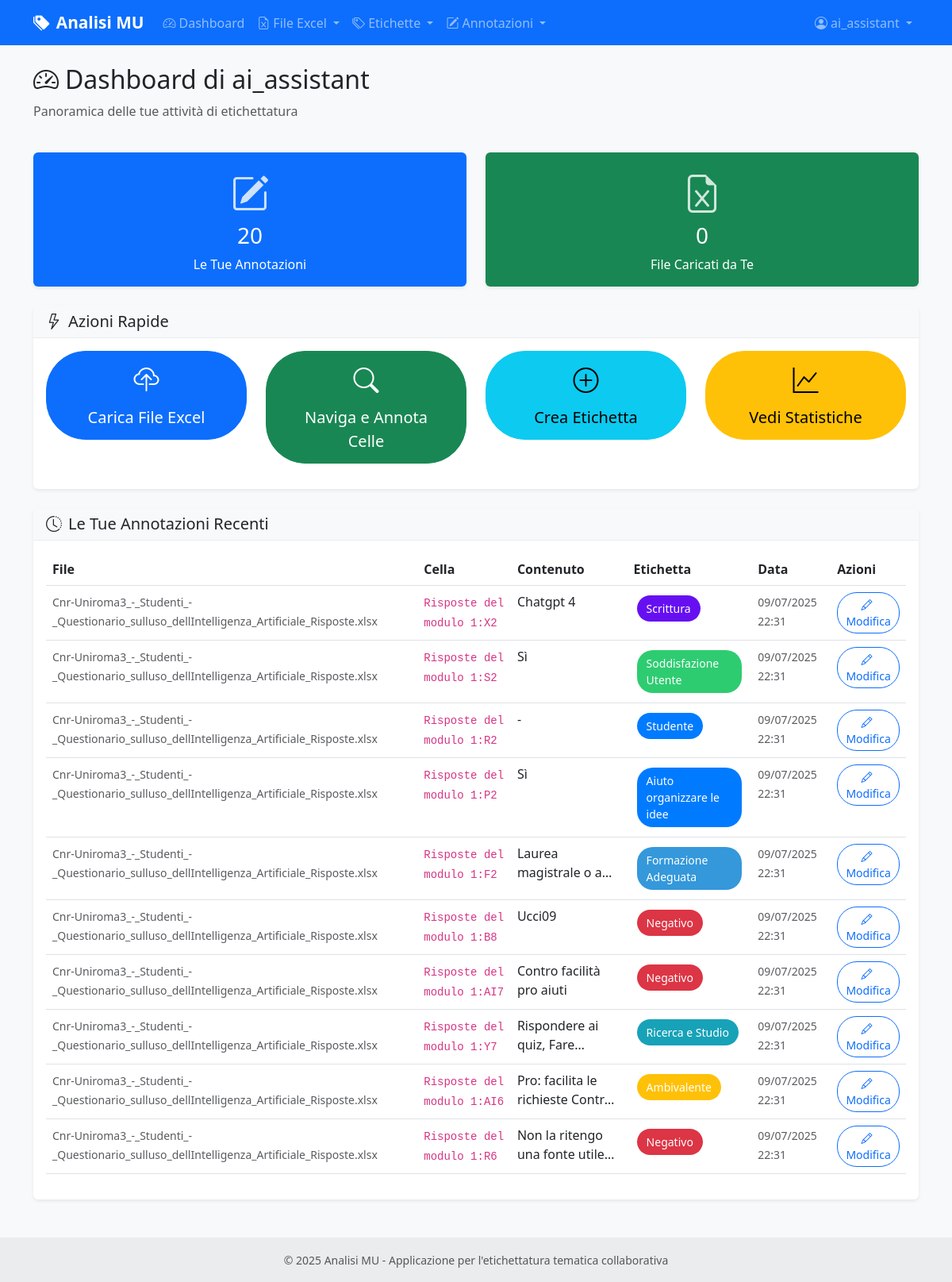
Page /dashboard (signed in) on the earlier database version.
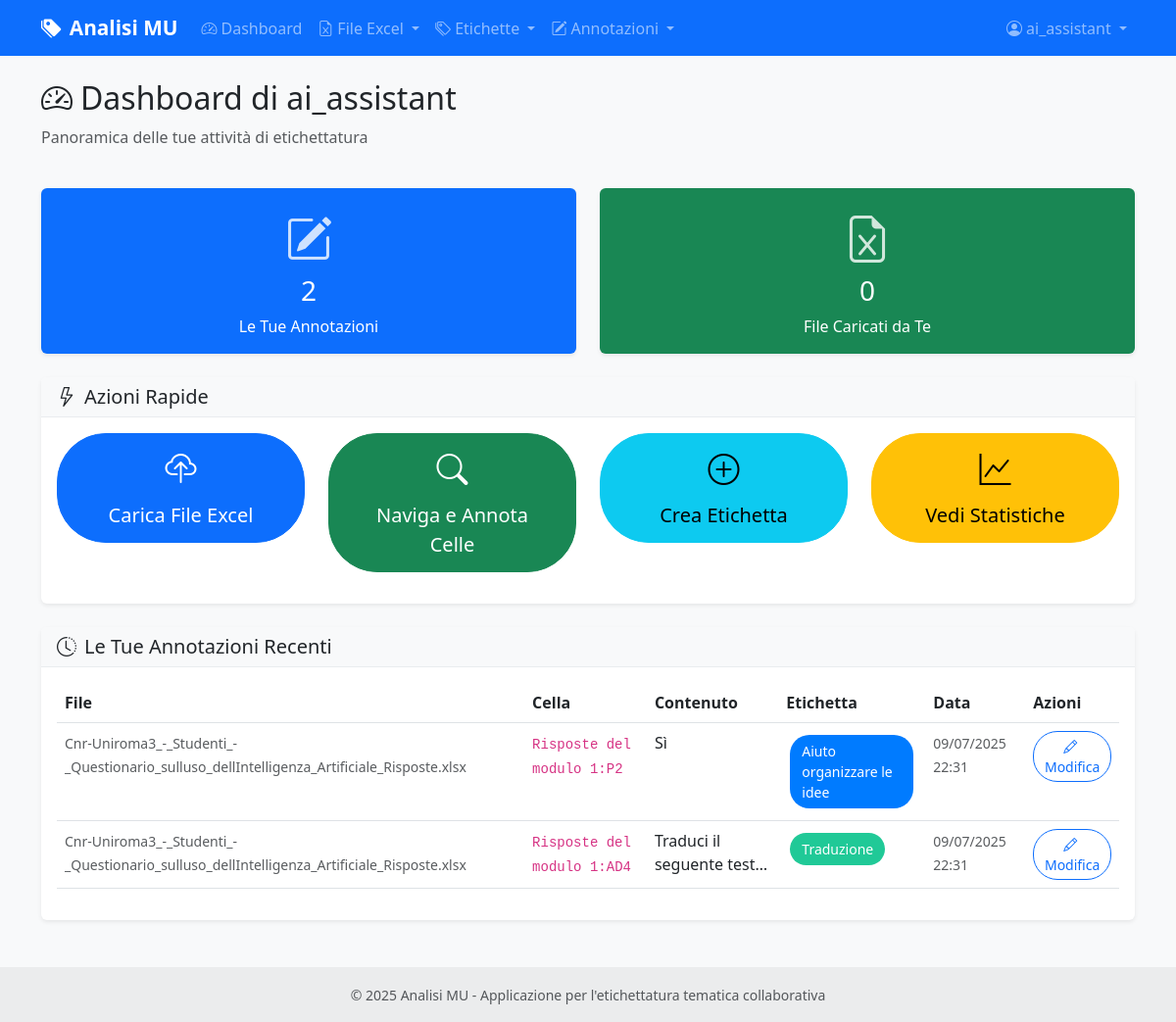
Same page on the later database version.
### models.py (models this page shows, shortened)
class User(UserMixin, db.Model):
    id = db.Column(db.Integer, primary_key=True)
    username = db.Column(db.String(80), unique=True, nullable=False)
    email = db.Column(db.String(120), unique=True, nullable=False)
    password_hash = db.Column(db.String(255), nullable=False)
    role = db.Column(db.String(20), default='annotatore')  # 'amministratore' o 'annotatore'
    is_active = db.Column(db.Boolean, default=True)
    last_login = db.Column(db.DateTime)
    created_at = db.Column(db.DateTime, default=datetime.utcnow)
    updated_at = db.Column(db.DateTime, default=datetime.utcnow, onupdate=datetime.utcnow)
    annotations = db.relationship('CellAnnotation', foreign_keys='CellAnnotation.user_id', backref='user', lazy=True)
    def can_manage_users(self):
        return self.role == 'amministratore'

class CellAnnotation(db.Model):
    id = db.Column(db.Integer, primary_key=True)
    text_cell_id = db.Column(db.Integer, db.ForeignKey('text_cell.id'), nullable=False)
    label_id = db.Column(db.Integer, db.ForeignKey('label.id'), nullable=False)
    user_id = db.Column(db.Integer, db.ForeignKey('user.id'), nullable=False)
    created_at = db.Column(db.DateTime, default=datetime.utcnow)
    updated_at = db.Column(db.DateTime, default=datetime.utcnow, onupdate=datetime.utcnow)
    is_ai_generated = db.Column(db.Boolean, default=False)
    ai_confidence = db.Column(db.Float)  # Confidence score 0-1
    ai_model = db.Column(db.String(100))  # Modello AI utilizzato
    ai_provider = db.Column(db.String(20))  # Provider AI (ollama/openrouter)
    status = db.Column(db.String(20), default='active')  # active, pending_review, rejected
    reviewed_by = db.Column(db.Integer, db.ForeignKey('user.id'))  # Chi ha approvato/rifiutato
    reviewed_at = db.Column(db.DateTime)
    text_cell = db.relationship('TextCell', backref='annotations')
    reviewer = db.relationship('User', foreign_keys=[reviewed_by])

class ExcelFile(db.Model):
    id = db.Column(db.Integer, primary_key=True)
    filename = db.Column(db.String(255), nullable=False)
    original_filename = db.Column(db.String(255), nullable=False)
    file_path = db.Column(db.String(500), nullable=False)
    uploaded_by = db.Column(db.Integer, db.ForeignKey('user.id'), nullable=False)
    uploaded_at = db.Column(db.DateTime, default=datetime.utcnow)
    uploader = db.relationship('User', backref='uploaded_files')
    text_cells = db.relationship('TextCell', backref='excel_file', lazy=True, cascade='all, delete-orphan')

class TextCell(db.Model):
    id = db.Column(db.Integer, primary_key=True)
    excel_file_id = db.Column(db.Integer, db.ForeignKey('excel_file.id'), nullable=False)
    sheet_name = db.Column(db.String(100), nullable=False)
    row_index = db.Column(db.Integer, nullable=False)
    column_index = db.Column(db.Integer, nullable=False)
    column_name = db.Column(db.String(100))
    text_content = db.Column(db.Text, nullable=False)
    created_at = db.Column(db.DateTime, default=datetime.utcnow)
    @property
    def cell_reference(self):
        from openpyxl.utils import get_column_letter
        return f"{get_column_letter(self.column_index + 1)}{self.row_index + 1}"

class Label(db.Model):
    id = db.Column(db.Integer, primary_key=True)
    name = db.Column(db.String(100), nullable=False, unique=True)
    description = db.Column(db.Text)
    category_id = db.Column(db.Integer, db.ForeignKey('category.id'), nullable=True)
    category = db.Column(db.String(50))  # Manteniamo per compatibilità, sarà deprecato
    color = db.Column(db.String(7), default='#007bff')  # Colore HEX
    created_at = db.Column(db.DateTime, default=datetime.utcnow)
    updated_at = db.Column(db.DateTime, default=datetime.utcnow, onupdate=datetime.utcnow)
    annotations = db.relationship('CellAnnotation', backref='label', lazy=True, cascade='all, delete-orphan')
    category_obj = db.relationship('Category', foreign_keys=[category_id], back_populates='labels')

### routes/main.py (the view)
@main_bp.route('/dashboard')
@login_required
def dashboard():
    user_stats = {
        'my_annotations': CellAnnotation.query.filter_by(user_id=current_user.id).count(),
        'my_files': ExcelFile.query.filter_by(uploaded_by=current_user.id).count(),
    }
    recent_annotations = db.session.query(CellAnnotation, TextCell, Label)\
        .join(TextCell)\
        .join(Label)\
        .filter(CellAnnotation.user_id == current_user.id)\
        .order_by(CellAnnotation.created_at.desc())\
        .limit(10)\
        .all()
    return render_template('main/dashboard.html',
                         user_stats=user_stats,
                         recent_annotations=recent_annotations)

### templates/main/dashboard.html (shortened to what this page needs)
{% extends "base.html" %}
{% block content %}
<div class="row mb-4">
    <div class="col-12">
        <h2>
            <i class="bi bi-speedometer2 me-2"></i>Dashboard di {{ current_user.username }}
        </h2>
        <p class="text-muted">Panoramica delle tue attività di etichettatura</p>
    </div>
</div>
<div class="row mb-4">
    <div class="col-md-6">
        <div class="card bg-primary text-white stat-card">
            <div class="card-body text-center">
                <i class="bi bi-pencil-square stat-icon mb-3"></i>
                <h3 class="card-title">{{ user_stats.my_annotations }}</h3>
                <p class="card-text">Le Tue Annotazioni</p>
            </div>
        </div>
    </div>
    <div class="col-md-6">
        <div class="card bg-success text-white stat-card">
            <div class="card-body text-center">
                <i class="bi bi-file-earmark-excel stat-icon mb-3"></i>
                <h3 class="card-title">{{ user_stats.my_files }}</h3>
                <p class="card-text">File Caricati da Te</p>
            </div>
        </div>
    </div>
</div>
<div class="row mb-4">
    <div class="col-12">
        <div class="card">
            <div class="card-header">
                <h5 class="mb-0">
                    <i class="bi bi-lightning me-2"></i>Azioni Rapide
                </h5>
            </div>
            <div class="card-body">
                <div class="row">
                    <div class="col-md-3">
                        <a href="{{ url_for('excel.upload') }}" class="btn btn-primary btn-lg w-100 mb-3">
                            <i class="bi bi-cloud-upload d-block mb-2" style="font-size: 2rem;"></i>
                            Carica File Excel
                        </a>
                    </div>
                    <div class="col-md-3">
                        <a href="{{ url_for('annotation.browse_annotations') }}" class="btn btn-success btn-lg w-100 mb-3">
                            <i class="bi bi-search d-block mb-2" style="font-size: 2rem;"></i>
                            Naviga e Annota Celle
                        </a>
                    </div>
                    <div class="col-md-3">
                        <a href="{{ url_for('labels.create_label') }}" class="btn btn-info btn-lg w-100 mb-3">
                            <i class="bi bi-plus-circle d-block mb-2" style="font-size: 2rem;"></i>
                            Crea Etichetta
                        </a>
                    </div>
                    <div class="col-md-3">
                        <a href="{{ url_for('statistics.overview') }}" class="btn btn-warning btn-lg w-100 mb-3">
                            <i class="bi bi-graph-up d-block mb-2" style="font-size: 2rem;"></i>
                            Vedi Statistiche
                        </a>
                    </div>
                </div>
            </div>
        </div>
    </div>
</div>
<div class="row">
    <div class="col-12">
        <div class="card">
            <div class="card-header">
                <h5 class="mb-0">
                    <i class="bi bi-clock-history me-2"></i>Le Tue Annotazioni Recenti
                </h5>
            </div>
            <div class="card-body">
                {% if recent_annotations %}
                <div class="table-responsive">
                    <table class="table table-hover">
                        <thead>
                            <tr>
                                <th>File</th>
                                <th>Cella</th>
                                <th>Contenuto</th>
                                <th>Etichetta</th>
                                <th>Data</th>
                                <th>Azioni</th>
                            </tr>
                        </thead>
                        <tbody>
                            {% for annotation, cell, label in recent_annotations %}
                            <tr>
                                <td>
                                    <small class="text-muted">{{ cell.excel_file.original_filename }}</small>
                                </td>
                                <td>
                                    <code>{{ cell.sheet_name }}:{{ cell.cell_reference }}</code>
                                </td>
                                <td>
                                    <div class="text-truncate-2" style="max-width: 200px;" title="{{ cell.text_content }}">
                                        {{ cell.text_content }}
                                    </div>
                                </td>
                                <td>
                                    <span class="label-display" style="background-color: {{ label.color }};">
                                        {{ label.name }}
                                    </span>
                                </td>
                                <td>
                                    <small class="text-muted">{{ annotation.created_at.strftime('%d/%m/%Y %H:%M') }}</small>
                                </td>
                                <td>
                                    <a href="{{ url_for('annotation.annotate_cell', cell_id=cell.id) }}"
                                       class="btn btn-sm btn-outline-primary">
                                        <i class="bi bi-pencil me-1"></i>Modifica
                                    </a>
                                </td>
                            </tr>
                            {% endfor %}
                        </tbody>
                    </table>
                </div>
                {% endif %}
            </div>
        </div>
    </div>
</div>
{% endblock %}

### templates/base.html (shortened to what this page needs)
<!DOCTYPE html>
<html lang="it">
<head>
    <link href="https://cdn.jsdelivr.net/npm/bootstrap@5.3.0/dist/css/bootstrap.min.css" rel="stylesheet">
    <link href="https://cdn.jsdelivr.net/npm/bootstrap-icons@1.10.0/font/bootstrap-icons.css" rel="stylesheet">
    <link href="{{ url_for('static', filename='css/style.css') }}" rel="stylesheet">
</head>
<body>
    <nav class="navbar navbar-expand-lg navbar-dark bg-primary">
        <div class="container">
            <a class="navbar-brand" href="{{ url_for('main.index') }}">
                <i class="bi bi-tags-fill me-2"></i>Analisi MU
            </a>
            <div class="collapse navbar-collapse" id="navbarNav">
                <ul class="navbar-nav me-auto">
                    {% if current_user.is_authenticated %}
                    <li class="nav-item">
                        <a class="nav-link" href="{{ url_for('main.dashboard') }}">
                            <i class="bi bi-speedometer2 me-1"></i>Dashboard
                        </a>
                    </li>
                    <li class="nav-item dropdown">
                        <a class="nav-link dropdown-toggle" href="#" id="excelDropdown" role="button" data-bs-toggle="dropdown">
                            <i class="bi bi-file-earmark-excel me-1"></i>File Excel
                        </a>
                    </li>
                    <li class="nav-item dropdown">
                        <a class="nav-link dropdown-toggle" href="#" id="labelsDropdown" role="button" data-bs-toggle="dropdown">
                            <i class="bi bi-tags me-1"></i>Etichette
                        </a>
                    </li>
                    <li class="nav-item dropdown">
                        <a class="nav-link dropdown-toggle" href="#" id="annotationDropdown" role="button" data-bs-toggle="dropdown">
                            <i class="bi bi-pencil-square me-1"></i>Annotazioni
                        </a>
                    </li>
                    {% endif %}
                </ul>
                <ul class="navbar-nav">
                    {% if current_user.is_authenticated %}
                    <li class="nav-item dropdown">
                        <a class="nav-link dropdown-toggle" href="#" id="userDropdown" role="button" data-bs-toggle="dropdown">
                            <i class="bi bi-person-circle me-1"></i>{{ current_user.username }}
                        </a>
                    </li>
                    {% endif %}
                </ul>
            </div>
        </div>
    </nav>
    <main class="container my-4">
        {% block content %}{% endblock %}
    </main>
    <footer class="bg-light text-center text-lg-start mt-5">
        <div class="text-center p-3" style="background-color: rgba(0, 0, 0, 0.05);">
            <small class="text-muted">
                © 2025 Analisi MU - Applicazione per l'etichettatura tematica collaborativa
            </small>
        </div>
    </footer>
</body>
</html>

### static/css/style.css (style rules this page uses)
:root { --primary-color: #007bff; --success-color: #28a745; --warning-color: #ffc107; --danger-color: #dc3545; --info-color: #17a2b8; --light-color: #f8f9fa; --dark-color: #343a40; }
body { font-family: 'Segoe UI', Tahoma, Geneva, Verdana, sans-serif; background-color: #f8f9fa; }
.navbar-brand { font-weight: 600; font-size: 1.3rem; }
.card { border: none; box-shadow: 0 0.125rem 0.25rem rgba(0, 0, 0, 0.075); transition: box-shadow 0.15s ease-in-out; }
.card-header { background-color: #f8f9fa; border-bottom: 1px solid #e9ecef; font-weight: 600; }
.label-display { display: inline-block; padding: 0.375rem 0.75rem; margin: 0.25rem; border-radius: 20px; font-size: 0.875rem; font-weight: 500; color: white; text-decoration: none; transition: all 0.2s ease; }
.btn { border-radius: 50px; font-weight: 500; transition: all 0.2s ease; }
.btn-sm { border-radius: 25px; }
.btn-lg { border-radius: 50px; padding: 0.75rem 2rem; }
.stat-card { transition: all 0.3s ease; }
.stat-icon { font-size: 3rem; opacity: 0.8; }
.text-truncate-2 { display: -webkit-box; -webkit-line-clamp: 2; -webkit-box-orient: vertical; overflow: hidden; }

Differences in the rows shown:
removed CellAnnotation: excel_file.original_filename "Cnr-Uniroma3_-_Studenti_-_Questionario_sulluso_dellIntelligenza_Artificiale_Risposte.xlsx", sheet_name "Risposte del modulo 1", cell_reference "X2", text_content "Chatgpt 4", name "Scrittura", created_at "09/07/2025 22:31"
removed CellAnnotation: excel_file.original_filename "Cnr-Uniroma3_-_Studenti_-_Questionario_sulluso_dellIntelligenza_Artificiale_Risposte.xlsx", sheet_name "Risposte del modulo 1", cell_reference "S2", text_content "Sì", name "Soddisfazione Utente", created_at "09/07/2025 22:31"
removed CellAnnotation: excel_file.original_filename "Cnr-Uniroma3_-_Studenti_-_Questionario_sulluso_dellIntelligenza_Artificiale_Risposte.xlsx", sheet_name "Risposte del modulo 1", cell_reference "R2", text_content "-", name "Studente", created_at "09/07/2025 22:31"
removed CellAnnotation: excel_file.original_filename "Cnr-Uniroma3_-_Studenti_-_Questionario_sulluso_dellIntelligenza_Artificiale_Risposte.xlsx", sheet_name "Risposte del modulo 1", cell_reference "F2", text_content "Laurea magistrale o…", name "Formazione Adeguata", created_at "09/07/2025 22:31"
removed CellAnnotation: excel_file.original_filename "Cnr-Uniroma3_-_Studenti_-_Questionario_sulluso_dellIntelligenza_Artificiale_Risposte.xlsx", sheet_name "Risposte del modulo 1", cell_reference "B8", text_content "Ucci09", name "Negativo", created_at "09/07/2025 22:31"
removed CellAnnotation: excel_file.original_filename "Cnr-Uniroma3_-_Studenti_-_Questionario_sulluso_dellIntelligenza_Artificiale_Risposte.xlsx", sheet_name "Risposte del modulo 1", cell_reference "AI7", text_content "Contro facilità pro aiuti", name "Negativo", created_at "09/07/2025 22:31"
removed CellAnnotation: excel_file.original_filename "Cnr-Uniroma3_-_Studenti_-_Questionario_sulluso_dellIntelligenza_Artificiale_Risposte.xlsx", sheet_name "Risposte del modulo 1", cell_reference "Y7", text_content "Rispondere ai quiz,…", name "Ricerca e Studio", created_at "09/07/2025 22:31"
removed CellAnnotation: excel_file.original_filename "Cnr-Uniroma3_-_Studenti_-_Questionario_sulluso_dellIntelligenza_Artificiale_Risposte.xlsx", sheet_name "Risposte del modulo 1", cell_reference "AI6", text_content "Pro: facilita le richieste…", name "Ambivalente", created_at "09/07/2025 22:31"
removed CellAnnotation: excel_file.original_filename "Cnr-Uniroma3_-_Studenti_-_Questionario_sulluso_dellIntelligenza_Artificiale_Risposte.xlsx", sheet_name "Risposte del modulo 1", cell_reference "R6", text_content "Non la ritengo una fonte…", name "Negativo", created_at "09/07/2025 22:31"
now on this page (row unchanged): CellAnnotation: excel_file.original_filename "Cnr-Uniroma3_-_Studenti_-_Questionario_sulluso_dellIntelligenza_Artificiale_Risposte.xlsx", sheet_name "Risposte del modulo 1", cell_reference "AD4", text_content "Traduci il seguente…", name "Traduzione", created_at "09/07/2025 22:31"
Other differences:
{{ user_stats.my_annotations }}: "20" → "2"
